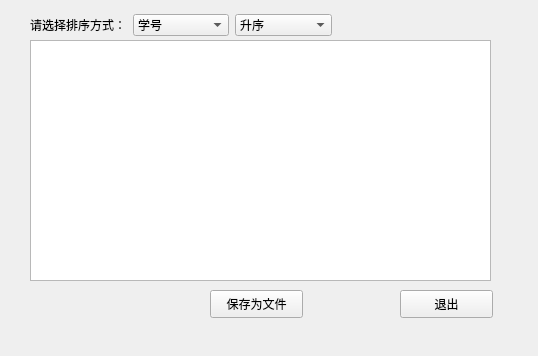
<?xml version="1.0" encoding="UTF-8"?>
<ui version="4.0">
 <class>studata_display</class>
 <widget class="QWidget" name="studata_display">
  <property name="geometry">
   <rect>
    <x>0</x>
    <y>0</y>
    <width>538</width>
    <height>356</height>
   </rect>
  </property>
  <property name="windowTitle">
   <string>Form</string>
  </property>
  <widget class="QTableView" name="tableView">
   <property name="geometry">
    <rect>
     <x>30</x>
     <y>40</y>
     <width>461</width>
     <height>241</height>
    </rect>
   </property>
  </widget>
  <widget class="QWidget" name="layoutWidget">
   <property name="geometry">
    <rect>
     <x>30</x>
     <y>10</y>
     <width>302</width>
     <height>30</height>
    </rect>
   </property>
   <layout class="QHBoxLayout" name="horizontalLayout">
    <item>
     <widget class="QLabel" name="label">
      <property name="text">
       <string>请选择排序方式：</string>
      </property>
     </widget>
    </item>
    <item>
     <widget class="QComboBox" name="fieldComboBox">
      <item>
       <property name="text">
        <string>学号</string>
       </property>
      </item>
      <item>
       <property name="text">
        <string>姓名</string>
       </property>
      </item>
      <item>
       <property name="text">
        <string>分数</string>
       </property>
      </item>
     </widget>
    </item>
    <item>
     <widget class="QComboBox" name="orderComboBox">
      <item>
       <property name="text">
        <string>升序</string>
       </property>
      </item>
      <item>
       <property name="text">
        <string>降序</string>
       </property>
      </item>
     </widget>
    </item>
   </layout>
  </widget>
  <widget class="QPushButton" name="exitButton">
   <property name="geometry">
    <rect>
     <x>400</x>
     <y>290</y>
     <width>93</width>
     <height>28</height>
    </rect>
   </property>
   <property name="text">
    <string>退出</string>
   </property>
  </widget>
  <widget class="QPushButton" name="saveButton">
   <property name="geometry">
    <rect>
     <x>210</x>
     <y>290</y>
     <width>93</width>
     <height>28</height>
    </rect>
   </property>
   <property name="text">
    <string>保存为文件</string>
   </property>
  </widget>
 </widget>
 <resources/>
 <connections/>
</ui>
